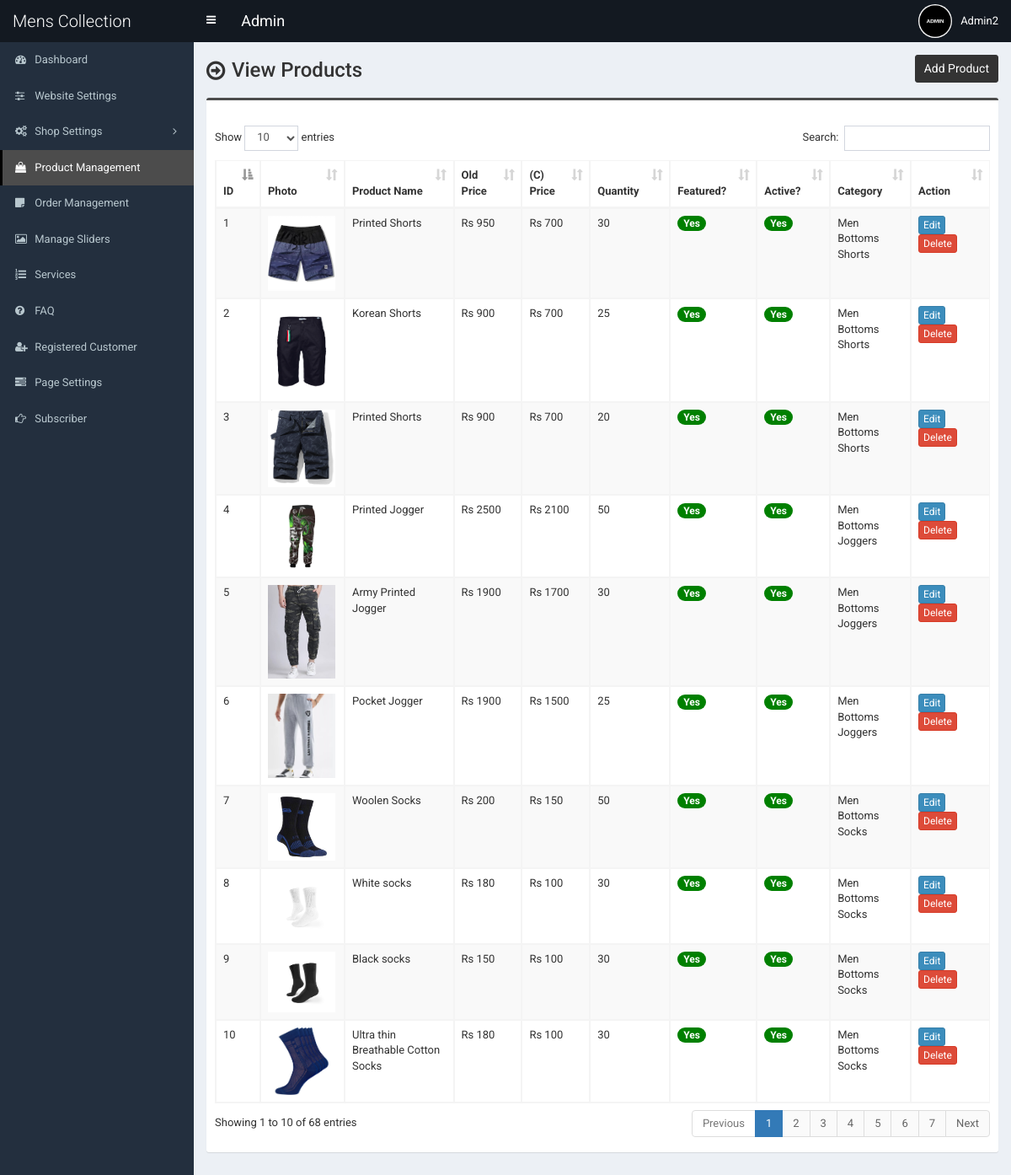
Screenshot of /admin/product.php (signed in) with the database file from the repository.
### tables this page shows
CREATE TABLE `tbl_product` (
  `p_id` int(11) NOT NULL,
  `p_name` varchar(255) NOT NULL,
  `p_old_price` varchar(10) NOT NULL,
  `p_current_price` varchar(10) NOT NULL,
  `p_qty` int(10) NOT NULL,
  `p_featured_photo` varchar(255) NOT NULL,
  `p_description` text NOT NULL,
  `p_short_description` text NOT NULL,
  `p_feature` text NOT NULL,
  `p_condition` text NOT NULL,
  `p_return_policy` text NOT NULL,
  `p_total_view` int(11) NOT NULL,
  `p_is_featured` int(1) NOT NULL,
  `p_is_active` int(1) NOT NULL,
  `ecat_id` int(11) NOT NULL
);

CREATE TABLE `tbl_top_category` (
  `tcat_id` int(11) NOT NULL,
  `tcat_name` varchar(255) NOT NULL,
  `show_on_menu` int(1) NOT NULL
);

CREATE TABLE `tbl_mid_category` (
  `mcat_id` int(11) NOT NULL,
  `mcat_name` varchar(255) NOT NULL,
  `tcat_id` int(11) NOT NULL
);

CREATE TABLE `tbl_end_category` (
  `ecat_id` int(11) NOT NULL,
  `ecat_name` varchar(255) NOT NULL,
  `mcat_id` int(11) NOT NULL
);

### admin/product.php (the view, shortened to what this page needs)
<?php require_once('header.php'); ?>
<section class="content-header">
	<div class="content-header-left">
		<h1>View Products</h1>
	</div>
	<div class="content-header-right">
		<a href="product-add.php" class="btn btn-primary btn-sm">Add Product</a>
	</div>
</section>
<section class="content">
	<div class="row">
		<div class="col-md-12">
			<div class="box box-info">
				<div class="box-body table-responsive">
					<table id="example1" class="table table-bordered table-hover table-striped">
					<thead class="thead-dark">
							<tr>
								<th width="10">ID</th>
								<th>Photo</th>
								<th width="160">Product Name</th>
								<th width="60">Old Price</th>
								<th width="60">(C) Price</th>
								<th width="60">Quantity</th>
								<th>Featured?</th>
								<th>Active?</th>
								<th>Category</th>
								<th width="80">Action</th>
							</tr>
						</thead>
						<tbody>
							<?php
							$i=0;
							$statement = $pdo->prepare("SELECT
														t1.p_id,
														t1.p_name,
														t1.p_old_price,
														t1.p_current_price,
														t1.p_qty,
														t1.p_featured_photo,
														t1.p_is_featured,
														t1.p_is_active,
														t1.ecat_id,
														t2.ecat_id,
														t2.ecat_name,
														t3.mcat_id,
														t3.mcat_name,
														t4.tcat_id,
														t4.tcat_name
							                           	FROM tbl_product t1
							                           	JOIN tbl_end_category t2
							                           	ON t1.ecat_id = t2.ecat_id
							                           	JOIN tbl_mid_category t3
							                           	ON t2.mcat_id = t3.mcat_id
							                           	JOIN tbl_top_category t4
							                           	ON t3.tcat_id = t4.tcat_id
							                           	ORDER BY t1.p_id DESC
							                           	");
							$statement->execute();
							$result = $statement->fetchAll(PDO::FETCH_ASSOC);
							foreach ($result as $row) {
								$i++;
								?>
								<tr>
									<td><?php echo $i; ?></td>
									<td style="width:82px;"><img src="../assets/uploads/<?php echo $row['p_featured_photo']; ?>" alt="<?php echo $row['p_name']; ?>" style="width:80px;"></td>
									<td><?php echo $row['p_name']; ?></td>
									<td>Rs <?php echo $row['p_old_price']; ?></td>
									<td>Rs <?php echo $row['p_current_price']; ?></td>
									<td><?php echo $row['p_qty']; ?></td>
									<td>
										<?php if($row['p_is_featured'] == 1) {echo '<span class="badge badge-success" style="background-color:green;">Yes</span>';} else {echo '<span class="badge badge-success" style="background-color:red;">No</span>';} ?>
									</td>
									<td>
										<?php if($row['p_is_active'] == 1) {echo '<span class="badge badge-success" style="background-color:green;">Yes</span>';} else {echo '<span class="badge badge-danger" style="background-color:red;">No</span>';} ?>
									</td>
									<td><?php echo $row['tcat_name']; ?><br><?php echo $row['mcat_name']; ?><br><?php echo $row['ecat_name']; ?></td>
									<td>
										<a href="product-edit.php?id=<?php echo $row['p_id']; ?>" class="btn btn-primary btn-xs">Edit</a>
										<a href="#" class="btn btn-danger btn-xs" data-href="product-delete.php?id=<?php echo $row['p_id']; ?>" data-toggle="modal" data-target="#confirm-delete">Delete</a>
									</td>
								</tr>
								<?php
							}
							?>
						</tbody>
					</table>
				</div>
			</div>
		</div>
	</div>
</section>
<?php require_once('footer.php'); ?>

### admin/header.php (shortened to what this page needs)
<!DOCTYPE html>
<html>
<head>
	<link rel="stylesheet" href="css/bootstrap.min.css">
	<link rel="stylesheet" href="css/font-awesome.min.css">
	<link rel="stylesheet" href="css/ionicons.min.css">
	<link rel="stylesheet" href="css/datepicker3.css">
	<link rel="stylesheet" href="css/all.css">
	<link rel="stylesheet" href="css/select2.min.css">
	<link rel="stylesheet" href="css/dataTables.bootstrap.css">
	<link rel="stylesheet" href="css/jquery.fancybox.css">
	<link rel="stylesheet" href="css/AdminLTE.min.css">
	<link rel="stylesheet" href="css/_all-skins.min.css">
	<link rel="stylesheet" href="css/on-off-switch.css"/>
	<link rel="stylesheet" href="css/summernote.css">
	<link rel="stylesheet" href="style.css">
</head>
<body class="hold-transition fixed skin-blue sidebar-mini">
	<div class="wrapper">
		<header class="main-header">
			<a href="index.php" class="logo">
				<span class="logo-lg">Mens Collection</span>
			</a>
			<nav class="navbar navbar-static-top">
				<a href="#" class="sidebar-toggle" data-toggle="offcanvas" role="button">
				</a>
				<span style="float:left;line-height:50px;color:#fff;padding-left:15px;font-size:18px;">Admin</span>
				<div class="navbar-custom-menu">
					<ul class="nav navbar-nav">
						<li class="dropdown user user-menu">
							<a href="#" class="dropdown-toggle" data-toggle="dropdown">
								<img src="../assets/uploads/<?php echo $_SESSION['user']['photo']; ?>" class="user-image" alt="User Image">
								<span class="hidden-xs"><?php echo $_SESSION['user']['full_name']; ?></span>
							</a>
						</li>
					</ul>
				</div>
			</nav>
		</header>
  		<?php $cur_page = substr($_SERVER["SCRIPT_NAME"],strrpos($_SERVER["SCRIPT_NAME"],"/")+1); ?>
  		<aside class="main-sidebar">
    		<section class="sidebar">
      			<ul class="sidebar-menu">
			        <li class="treeview <?php if($cur_page == 'index.php') {echo 'active';} ?>">
			          <a href="index.php">
			            <i class="fa fa-dashboard"></i> <span>Dashboard</span>
			          </a>
			        </li>
			        <li class="treeview <?php if( ($cur_page == 'settings.php') ) {echo 'active';} ?>">
			          <a href="settings.php">
			            <i class="fa fa-sliders"></i> <span>Website Settings</span>
			          </a>
			        </li>
                    <li class="treeview <?php if( ($cur_page == 'size.php') || ($cur_page == 'size-add.php') || ($cur_page == 'size-edit.php') || ($cur_page == 'color.php') || ($cur_page == 'color-add.php') || ($cur_page == 'color-edit.php') || ($cur_page == 'country.php') || ($cur_page == 'country-add.php') || ($cur_page == 'country-edit.php') || ($cur_page == 'shipping-cost.php') || ($cur_page == 'shipping-cost-edit.php') || ($cur_page == 'top-category.php') || ($cur_page == 'top-category-add.php') || ($cur_page == 'top-category-edit.php') || ($cur_page == 'mid-category.php') || ($cur_page == 'mid-category-add.php') || ($cur_page == 'mid-category-edit.php') || ($cur_page == 'end-category.php') || ($cur_page == 'end-category-add.php') || ($cur_page == 'end-category-edit.php') ) {echo 'active';} ?>">
                        <a href="#">
                            <i class="fa fa-cogs"></i>
                            <span>Shop Settings</span>
                            <span class="pull-right-container">
								<i class="fa fa-angle-left pull-right"></i>
							</span>
                        </a>
                    </li>
                    <li class="treeview <?php if( ($cur_page == 'product.php') || ($cur_page == 'product-add.php') || ($cur_page == 'product-edit.php') ) {echo 'active';} ?>">
                        <a href="product.php">
                            <i class="fa fa-shopping-bag"></i> <span>Product Management</span>
                        </a>
                    </li>
                    <li class="treeview <?php if( ($cur_page == 'order.php') ) {echo 'active';} ?>">
                        <a href="order.php">
                            <i class="fa fa-sticky-note"></i> <span>Order Management</span>
                        </a>
                    </li>
                     <li class="treeview <?php if( ($cur_page == 'slider.php') ) {echo 'active';} ?>">
			          <a href="slider.php">
			            <i class="fa fa-picture-o"></i> <span>Manage Sliders</span>
			          </a>
			        </li>
			        <li class="treeview <?php if( ($cur_page == 'service.php') ) {echo 'active';} ?>">
			          <a href="service.php">
			            <i class="fa fa-list-ol"></i> <span>Services</span>
			          </a>
			        </li>
			      			        <li class="treeview <?php if( ($cur_page == 'faq.php') ) {echo 'active';} ?>">
			          <a href="faq.php">
			            <i class="fa fa-question-circle"></i> <span>FAQ</span>
			          </a>
			        </li>
						<li class="treeview <?php if( ($cur_page == 'customer.php') || ($cur_page == 'customer-add.php') || ($cur_page == 'customer-edit.php') ) {echo 'active';} ?>">
			          <a href="customer.php">
			            <i class="fa fa-user-plus"></i> <span>Registered Customer</span>
			          </a>
			        </li>
			        <li class="treeview <?php if( ($cur_page == 'page.php') ) {echo 'active';} ?>">
			          <a href="page.php">
			            <i class="fa fa-tasks"></i> <span>Page Settings</span>
			          </a>
			        </li>
			        <li class="treeview <?php if( ($cur_page == 'subscriber.php')||($cur_page == 'subscriber.php') ) {echo 'active';} ?>">
			          <a href="subscriber.php">
			            <i class="fa fa-hand-o-right"></i> <span>Subscriber</span>
			          </a>
			        </li>
      			</ul>
    		</section>
  		</aside>
  		<div class="content-wrapper">

### admin/footer.php (shortened to what this page needs)
		</div>
	</div>
</body>
</html>

### admin/style.css (style rules this page uses)
body { font-size: 13px; font-family: "Roboto", sans-serif; }
.navbar-nav > .user-menu .user-image { width: 40px; height: 40px; margin-top: -10px; }
.content-header > h1, .content-header .content-header-left h1 { font-family: "Roboto", sans-serif; }
.main-header .logo { text-align: left; }
.main-header .logo .logo-lg { font-family: "Roboto", sans-serif; }
.box-info { padding-top: 20px; }
.sidebar-menu li > a > .pull-right-container > .fa-angle-left:before { content: "\f105"; }
.content-header { overflow: hidden; }
.content-header .content-header-left { float: left; padding-top: 5px; }
.content-header .content-header-right { float: right; }
.content-header .content-header-left h1 { margin-top: 0; margin-bottom: 0; padding-left: 30px; padding-bottom: 5px; font-size: 24px; position: relative; }
.content-header .content-header-left h1:before { position: absolute; top: 0; left: 0; font-family: "FontAwesome", sans-serif; font-size: 26px; content: "\f18e"; }
.content-header .content-header-right a { position: relative; font-size: 14px; }
.skin-blue .sidebar-menu > li:hover > a, .skin-blue .sidebar-menu > li.active > a { color: #fff; background: #3c8dbc; border-left-color: #3c8dbc; }
.skin-blue .main-header .logo, .skin-blue .main-header .logo:hover, .skin-blue .main-header .navbar, .skin-blue .main-header .navbar .sidebar-toggle:hover { background-color: #131921; }
.skin-blue .sidebar-menu > li:hover > a, .skin-blue .sidebar-menu > li.active > a { background-color: #4c4c4c; border-left-color: #000000; }
.box.box-info { border-top-color: #4c4c4c; }
.content-header .content-header-right a { background-color: #333333; border-color: #333333; }

### rows the page displays
tbl_product: p_featured_photo (picture), p_name "Printed Shorts", p_old_price "950", p_current_price "700", p_qty "30", p_is_featured "Yes", p_is_active "Yes", tbl_top_category.tcat_name "Men", tbl_mid_category.mcat_name "Bottoms", ecat.ecat_name "Shorts"
tbl_product: p_featured_photo (picture), p_name "Korean Shorts", p_old_price "900", p_current_price "700", p_qty "25", p_is_featured "Yes", p_is_active "Yes", tbl_top_category.tcat_name "Men", tbl_mid_category.mcat_name "Bottoms", ecat.ecat_name "Shorts"
tbl_product: p_featured_photo (picture), p_name "Printed Shorts", p_old_price "900", p_current_price "700", p_qty "20", p_is_featured "Yes", p_is_active "Yes", tbl_top_category.tcat_name "Men", tbl_mid_category.mcat_name "Bottoms", ecat.ecat_name "Shorts"
tbl_product: p_featured_photo (picture), p_name "Printed Jogger", p_old_price "2500", p_current_price "2100", p_qty "50", p_is_featured "Yes", p_is_active "Yes", tbl_top_category.tcat_name "Men", tbl_mid_category.mcat_name "Bottoms", ecat.ecat_name "Joggers"
tbl_product: p_featured_photo (picture), p_name "Army Printed Jogger", p_old_price "1900", p_current_price "1700", p_qty "30", p_is_featured "Yes", p_is_active "Yes", tbl_top_category.tcat_name "Men", tbl_mid_category.mcat_name "Bottoms", ecat.ecat_name "Joggers"
tbl_product: p_featured_photo (picture), p_name "Pocket Jogger", p_old_price "1900", p_current_price "1500", p_qty "25", p_is_featured "Yes", p_is_active "Yes", tbl_top_category.tcat_name "Men", tbl_mid_category.mcat_name "Bottoms", ecat.ecat_name "Joggers"
tbl_product: p_featured_photo (picture), p_name "Woolen Socks", p_old_price "200", p_current_price "150", p_qty "50", p_is_featured "Yes", p_is_active "Yes", tbl_top_category.tcat_name "Men", tbl_mid_category.mcat_name "Bottoms", ecat.ecat_name "Socks"
tbl_product: p_featured_photo (picture), p_name "White socks", p_old_price "180", p_current_price "100", p_qty "30", p_is_featured "Yes", p_is_active "Yes", tbl_top_category.tcat_name "Men", tbl_mid_category.mcat_name "Bottoms", ecat.ecat_name "Socks"
tbl_product: p_featured_photo (picture), p_name "Black socks", p_old_price "150", p_current_price "100", p_qty "30", p_is_featured "Yes", p_is_active "Yes", tbl_top_category.tcat_name "Men", tbl_mid_category.mcat_name "Bottoms", ecat.ecat_name "Socks"
tbl_product: p_featured_photo (picture), p_name "Ultra thin Breathable Cotton Socks", p_old_price "180", p_current_price "100", p_qty "30", p_is_featured "Yes", p_is_active "Yes", tbl_top_category.tcat_name "Men", tbl_mid_category.mcat_name "Bottoms", ecat.ecat_name "Socks"

### other values shown
$_SESSION['user']['full_name'] "Admin2"
